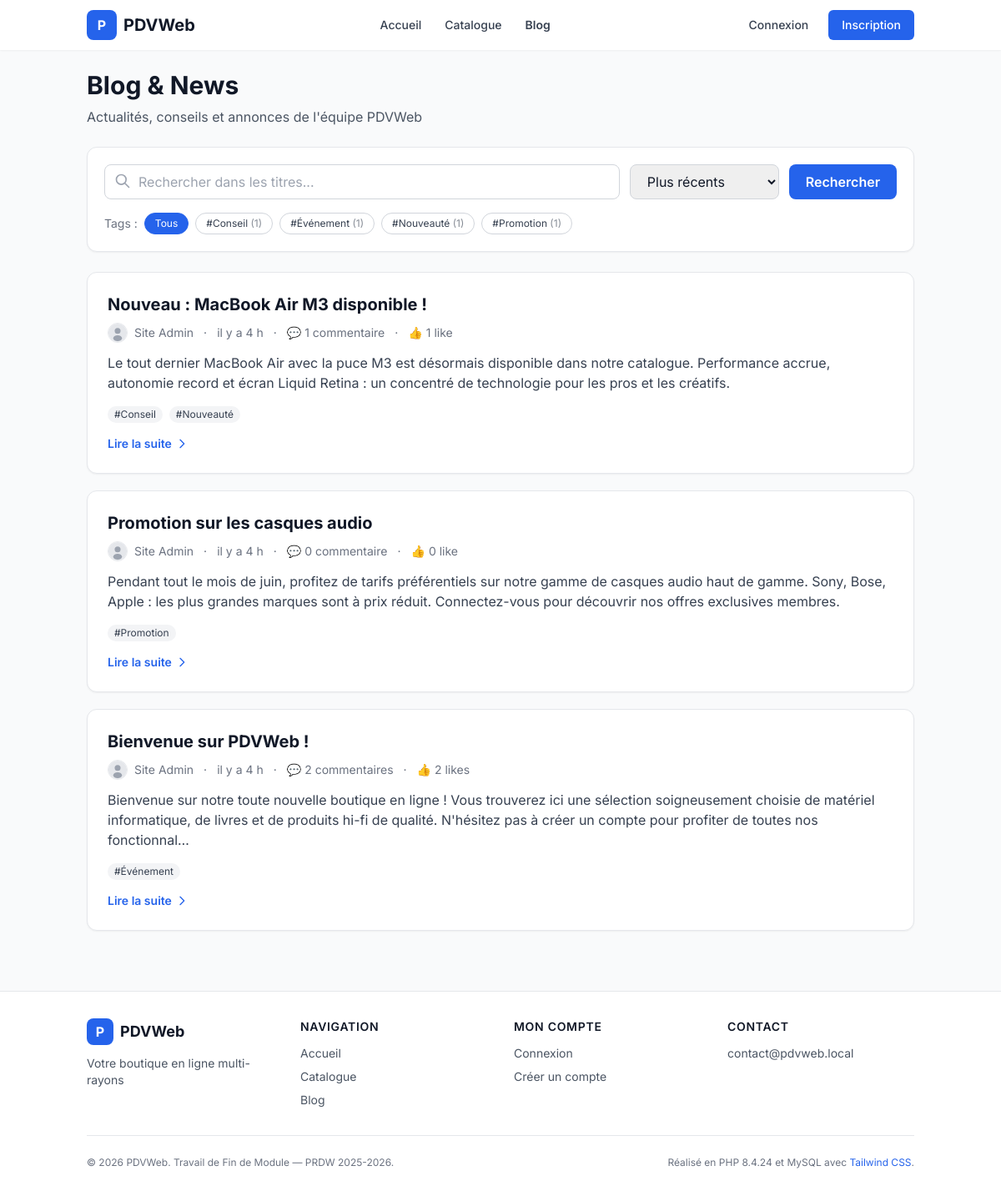
/public/blog.php, run on the app's committed database.
### tables this page shows
CREATE TABLE tag (
  id_tag INT UNSIGNED AUTO_INCREMENT PRIMARY KEY,
  code   VARCHAR(40) NOT NULL UNIQUE,                        
  nom    VARCHAR(60) NOT NULL                                
);

CREATE TABLE billet (
  id_billet   INT UNSIGNED AUTO_INCREMENT PRIMARY KEY,
  id_membre   INT UNSIGNED NOT NULL,
  titre       VARCHAR(200) NOT NULL,
  corps       TEXT         NOT NULL,
  date_billet DATETIME     NOT NULL DEFAULT CURRENT_TIMESTAMP,
  date_suppression DATETIME NULL DEFAULT NULL,            
  id_membre_suppression INT UNSIGNED NULL DEFAULT NULL,   
  CONSTRAINT fk_billet_membre
    FOREIGN KEY (id_membre) REFERENCES membre(id_membre) ON DELETE CASCADE,
  CONSTRAINT fk_billet_suppression
    FOREIGN KEY (id_membre_suppression) REFERENCES membre(id_membre) ON DELETE SET NULL,
  INDEX idx_billet_titre (titre),
  INDEX idx_billet_date  (date_billet),
  INDEX idx_billet_supp  (date_suppression)
);

CREATE TABLE membre (
  id_membre        INT UNSIGNED AUTO_INCREMENT PRIMARY KEY,
  nom              VARCHAR(60)  NOT NULL,
  prenom           VARCHAR(60)  NOT NULL,
  date_naissance   DATE         NOT NULL,
  email            VARCHAR(150) NOT NULL UNIQUE,
  email_verifie    TINYINT(1)   NOT NULL DEFAULT 0,          
  login            VARCHAR(50)  NOT NULL UNIQUE,
  mot_passe        VARCHAR(255) NOT NULL,                    
  avatar           VARCHAR(255) DEFAULT NULL,                
  statut           ENUM('membre','admin') NOT NULL DEFAULT 'membre',
  indesirable      TINYINT(1)   NOT NULL DEFAULT 0,          
  derniere_connexion DATETIME   DEFAULT NULL,
  date_inscription DATETIME     NOT NULL DEFAULT CURRENT_TIMESTAMP,
  date_anonymisation DATETIME   DEFAULT NULL,                
  INDEX idx_membre_statut (statut),
  INDEX idx_membre_indesirable (indesirable),
  INDEX idx_membre_anonyme (date_anonymisation)
);

### public/blog.php (called while the page is built, shortened)
<?php
require_once __DIR__ . '/../includes/bootstrap.php';
$recherche = trim($_GET['q']   ?? '');
$idTag     = (int)($_GET['tag'] ?? 0);
$tri       = $_GET['tri']      ?? 'recents';
$page      = max(1, (int)($_GET['page'] ?? 1));
$resultat = Billet::lister([
    'recherche' => $recherche,
    'tag'       => $idTag,
    'tri'       => $tri,
    'page'      => $page,
    'parPage'   => 10,
]);
$tousLesTags = Tag::listerTous();
require_once VIEWS_PATH . '/blog/liste.php';

### includes/helpers.php (called while the page is built, shortened)
<?php
function h($valeur): string
{
    return htmlspecialchars((string)$valeur, ENT_QUOTES | ENT_SUBSTITUTE, 'UTF-8');
}
function url(string $chemin = ''): string
{
    return SITE_URL . '/' . ltrim($chemin, '/');
}
function asset(string $chemin): string
{
    return SITE_URL . '/' . ltrim($chemin, '/');
}
function asset_avatar(?string $nomFichier): string
{
    if (empty($nomFichier)) {
        return asset('assets/img/avatar-defaut.svg');
    }
    return asset('uploads/avatars/' . $nomFichier);
}
function format_date(?string $dateSql, string $format = 'd/m/Y à H:i'): string
{
    try {
        $dt = new DateTime($dateSql);
        return $dt->format($format);
    } catch (Exception $e) {
        return '';
    }
}
function format_date_relative(?string $dateSql): string
{
    try {
        $dt = new DateTime($dateSql);
        $maintenant = new DateTime();
        $diff = $maintenant->getTimestamp() - $dt->getTimestamp();
        if ($diff < 86400)     return 'il y a ' . floor($diff / 3600) . ' h';
        return $dt->format('d/m/Y');
    } catch (Exception $e) {
        return '';
    }
}
function tronquer(string $texte, int $longueurMax = 100): string
{
    if (mb_strlen($texte) <= $longueurMax) return $texte;
    return mb_substr($texte, 0, $longueurMax) . '…';
}

### classes/Billet.php (called while the page is built, shortened)
<?php
class Billet
{
    public static function lister(array $opts = []): array
    {
        $recherche = trim($opts['recherche'] ?? '');
        $idTag     = (int)($opts['tag']      ?? 0);
        $tri       = $opts['tri']            ?? 'recents';
        $page      = max(1, (int)($opts['page'] ?? 1));
        $parPage   = max(1, (int)($opts['parPage'] ?? 10));
        $offset    = ($page - 1) * $parPage;
        $where  = ['b.date_suppression IS NULL'];
        $params = [];
        $clauseWhere = ' WHERE ' . implode(' AND ', $where);
        $orderBy = match ($tri) {
            'populaires' => 'nb_likes DESC, b.date_billet DESC',
            'commentes'  => 'nb_commentaires DESC, b.date_billet DESC',
            default      => 'b.date_billet DESC',
        };
        $reqTotal = Db::pdo()->prepare(
            "SELECT COUNT(*) FROM billet b" . $clauseWhere
        );
        $reqTotal->execute($params);
        $total = (int)$reqTotal->fetchColumn();
        $sql = "SELECT b.*,
                       u.prenom AS auteur_prenom, u.nom AS auteur_nom,
                       u.login AS auteur_login, u.avatar AS auteur_avatar,
                       (SELECT COUNT(*) FROM commentaire
                        WHERE id_billet = b.id_billet AND date_suppression IS NULL) AS nb_commentaires,
                       (SELECT COUNT(*) FROM like_contenu
                        WHERE type = 'billet' AND id_cible = b.id_billet) AS nb_likes
                FROM billet b
                INNER JOIN membre u ON u.id_membre = b.id_membre
                $clauseWhere
                ORDER BY $orderBy
                LIMIT $parPage OFFSET $offset";
        $req = Db::pdo()->prepare($sql);
        $req->execute($params);
        $billets = $req->fetchAll();
        return [
            'billets'    => $billets,
            'total'      => $total,
            'totalPages' => (int)ceil($total / $parPage),
            'page'       => $page,
        ];
    }
    public static function tagsDe(int $idBillet): array
    {
        $req = Db::pdo()->prepare(
            "SELECT t.* FROM tag t
             INNER JOIN billet_tag bt ON bt.id_tag = t.id_tag
             WHERE bt.id_billet = ?
             ORDER BY t.nom"
        );
        $req->execute([$idBillet]);
        return $req->fetchAll();
    }
}

### includes/bootstrap.php (called while the page is built, shortened)
<?php
spl_autoload_register(function ($nomClasse) {
    $cheminsCandidats = [
        CLASSES_PATH . '/util/' . $nomClasse . '.php',
        CLASSES_PATH . '/' . $nomClasse . '.php',
    ];
});
require_once __DIR__ . '/helpers.php';

### classes/util/Db.php (called while the page is built, shortened)
<?php
class Db
{
    private static ?PDO $instance = null;
    public static function pdo(): PDO
    {
        if (self::$instance === null) {
            $dsn = 'mysql:host=' . DB_HOST
                 . ';dbname=' . DB_NAME
                 . ';charset=' . DB_CHARSET;
            $options = [
                PDO::ATTR_ERRMODE => PDO::ERRMODE_EXCEPTION,
                PDO::ATTR_DEFAULT_FETCH_MODE => PDO::FETCH_ASSOC,
                PDO::ATTR_EMULATE_PREPARES => false,
            ];
            self::$instance = new PDO($dsn, DB_USER, DB_PASS, $options);
        }
        return self::$instance;
    }
}

### classes/Tag.php (called while the page is built, shortened)
<?php
class Tag
{
    public static function listerTous(): array
    {
        return Db::pdo()->query(
            "SELECT t.*,
                    (SELECT COUNT(*) FROM billet_tag WHERE id_tag = t.id_tag) AS nb_billets
             FROM tag t
             ORDER BY t.nom"
        )->fetchAll();
    }
}

### views/blog/liste.php (the view, shortened to what this page needs)
<?php
require_once INCLUDES_PATH . '/header.php';
$billets = $resultat['billets'];
$construireUrl = function (array $params) {
    return url('/blog.php') . '?' . http_build_query(array_filter($params, fn($v) => $v !== null && $v !== ''));
};
?>
<div class="max-w-5xl mx-auto">
    <div class="mb-6">
        <h1 class="text-3xl font-bold text-gray-900 mb-2">Blog &amp; News</h1>
        <p class="text-gray-600">Actualités, conseils et annonces de l'équipe PDVWeb</p>
    </div>
    <div class="bg-white rounded-xl shadow-sm border border-gray-200 p-5 mb-6">
        <form method="get" action="<?= url('/blog.php') ?>" class="space-y-4">
            <div class="flex flex-col md:flex-row gap-3">
                <div class="flex-1 relative">
                    <svg class="w-5 h-5 text-gray-400 absolute left-3 top-2.5" fill="none" stroke="currentColor" viewBox="0 0 24 24">
                        <path stroke-linecap="round" stroke-linejoin="round" stroke-width="2"
                              d="M21 21l-6-6m2-5a7 7 0 11-14 0 7 7 0 0114 0z"/>
                    </svg>
                    <input type="text" name="q" value="<?= h($recherche) ?>"
                           placeholder="Rechercher dans les titres..."
                           class="w-full pl-10 pr-4 py-2 border border-gray-300 rounded-lg focus:ring-2 focus:ring-primary-500 focus:border-primary-500 transition">
                </div>
                <select name="tri"
                        onchange="this.form.submit()"
                        class="px-4 py-2 border border-gray-300 rounded-lg focus:ring-2 focus:ring-primary-500 focus:border-primary-500 transition">
                    <option value="recents"    <?= $tri === 'recents'    ? 'selected' : '' ?>>Plus récents</option>
                </select>
                <button type="submit"
                        class="px-5 py-2 bg-primary-600 text-white font-semibold rounded-lg hover:bg-primary-700 transition">
                    Rechercher
                </button>
            </div>
            <?php if (!empty($tousLesTags)): ?>
                <div class="flex flex-wrap gap-2 items-center">
                    <span class="text-sm text-gray-500">Tags :</span>
                    <a href="<?= $construireUrl(['q' => $recherche, 'tri' => $tri, 'tag' => null]) ?>"
                       class="px-3 py-1 text-xs rounded-full border transition <?= $idTag === 0 ? 'bg-primary-600 text-white border-primary-600' : 'bg-white text-gray-700 border-gray-300 hover:bg-gray-100' ?>">
                        Tous
                    </a>
                    <?php foreach ($tousLesTags as $t): ?>
                        <a href="<?= $construireUrl(['q' => $recherche, 'tri' => $tri, 'tag' => $t['id_tag']]) ?>"
                           class="px-3 py-1 text-xs rounded-full border transition <?= (int)$t['id_tag'] === $idTag ? 'bg-primary-600 text-white border-primary-600' : 'bg-white text-gray-700 border-gray-300 hover:bg-gray-100' ?>">
                            #<?= h($t['nom']) ?>
                            <?php if (!empty($t['nb_billets'])): ?>
                                <span class="opacity-60">(<?= (int)$t['nb_billets'] ?>)</span>
                            <?php endif; ?>
                        </a>
                    <?php endforeach; ?>
                </div>
            <?php endif; ?>
        </form>
    </div>
    <?php if (empty($billets)): ?>
        <div class="bg-white rounded-xl border border-gray-200 p-12 text-center text-gray-500">
            <svg class="w-12 h-12 mx-auto mb-3 text-gray-300" fill="none" stroke="currentColor" viewBox="0 0 24 24">
                <path stroke-linecap="round" stroke-linejoin="round" stroke-width="1.5"
                      d="M19 20H5a2 2 0 01-2-2V6a2 2 0 012-2h10a2 2 0 012 2v1m2 13a2 2 0 01-2-2V7m2 13a2 2 0 002-2V9a2 2 0 00-2-2h-2m-4-3H9M7 16h6M7 8h6v4H7V8z"/>
            </svg>
            <p>Aucun billet ne correspond à votre recherche.</p>
        </div>
    <?php else: ?>
        <div class="space-y-5">
            <?php foreach ($billets as $b): ?>
                <?php $tagsBillet = Billet::tagsDe((int)$b['id_billet']); ?>
                <article class="bg-white rounded-xl shadow-sm border border-gray-200 p-6 hover:shadow-md transition">
                    <a href="<?= url('/billet.php?id=' . (int)$b['id_billet']) ?>" class="block group">
                        <h2 class="text-xl font-bold text-gray-900 mb-2 group-hover:text-primary-600 transition">
                            <?= h($b['titre']) ?>
                        </h2>
                    </a>
                    <div class="flex flex-wrap items-center gap-3 text-sm text-gray-500 mb-3">
                        <div class="flex items-center gap-2">
                            <img src="<?= h(asset_avatar($b['auteur_avatar'])) ?>"
                                 alt="<?= h($b['auteur_prenom']) ?>"
                                 class="w-6 h-6 rounded-full object-cover border border-gray-200">
                            <span><?= h($b['auteur_prenom']) ?> <?= h($b['auteur_nom']) ?></span>
                        </div>
                        <span>·</span>
                        <time title="<?= h(format_date($b['date_billet'])) ?>">
                            <?= h(format_date_relative($b['date_billet'])) ?>
                        </time>
                        <span>·</span>
                        <span>💬 <?= (int)$b['nb_commentaires'] ?> commentaire<?= $b['nb_commentaires'] > 1 ? 's' : '' ?></span>
                        <span>·</span>
                        <span>👍 <?= (int)$b['nb_likes'] ?> like<?= $b['nb_likes'] > 1 ? 's' : '' ?></span>
                    </div>
                    <p class="text-gray-700 mb-4">
                        <?= h(tronquer(strip_tags($b['corps']), 250)) ?>
                    </p>
                    <?php if (!empty($tagsBillet)): ?>
                        <div class="flex flex-wrap gap-2 mb-3">
                            <?php foreach ($tagsBillet as $t): ?>
                                <a href="<?= url('/blog.php?tag=' . (int)$t['id_tag']) ?>"
                                   class="text-xs px-2 py-0.5 rounded-full bg-gray-100 text-gray-700 hover:bg-primary-50 hover:text-primary-700 transition">
                                    #<?= h($t['nom']) ?>
                                </a>
                            <?php endforeach; ?>
                        </div>
                    <?php endif; ?>
                    <a href="<?= url('/billet.php?id=' . (int)$b['id_billet']) ?>"
                       class="text-primary-600 hover:text-primary-700 text-sm font-semibold inline-flex items-center gap-1">
                        Lire la suite
                        <svg class="w-4 h-4" fill="none" stroke="currentColor" viewBox="0 0 24 24">
                            <path stroke-linecap="round" stroke-linejoin="round" stroke-width="2" d="M9 5l7 7-7 7"/>
                        </svg>
                    </a>
                </article>
            <?php endforeach; ?>
        </div>
    <?php endif; ?>
</div>
<?php require_once INCLUDES_PATH . '/footer.php'; ?>

### data on the page
tag: nom "Conseil", nb_billets "1"
tag: nom "Événement", nb_billets "1"
tag: nom "Nouveauté", nb_billets "1"
tag: nom "Promotion", nb_billets "1"
billet: titre "Nouveau : MacBook Air M3 disponible !", id_membre.prenom "Site", id_membre.nom "Admin", date_billet "il y a 4 h", nb_commentaires "1", nb_likes "1", corps "Le tout dernier MacBook Air avec la puce M3 est désormais disponible dans notre catalogue. Performance accrue, autonomie record et écran Liquid Retina : un concentré de technologie pour les pros et les créatifs."
billet: titre "Promotion sur les casques audio", id_membre.prenom "Site", id_membre.nom "Admin", date_billet "il y a 4 h", nb_commentaires "0", nb_likes "0", corps "Pendant tout le mois de juin, profitez de tarifs préférentiels sur notre gamme de casques audio haut de gamme. Sony, Bose, Apple : les plus grandes marques sont à prix réduit. Connectez-vous pour découvrir nos offres exclusives membres."
billet: titre "Bienvenue sur PDVWeb !", id_membre.prenom "Site", id_membre.nom "Admin", date_billet "il y a 4 h", nb_commentaires "2", nb_likes "2", corps "Bienvenue sur notre toute nouvelle boutique en ligne ! Vous trouverez ici une sélection soigneusement choisie de matériel informatique, de livres et de produits hi-fi de qualité. N'hésitez pas à créer un compte pour profiter de toutes nos fonctionnal…"

### other printed values
parametre('site.nom', SITE_NAME) "PDVWeb"
parametre('site.slogan', 'Votre boutique en ligne multi-rayons.') "Votre boutique en ligne multi-rayons"
parametre('site.email_contact', 'contact@pdvweb.local') "contact@pdvweb.local"
PHP_VERSION "8.4.24"
